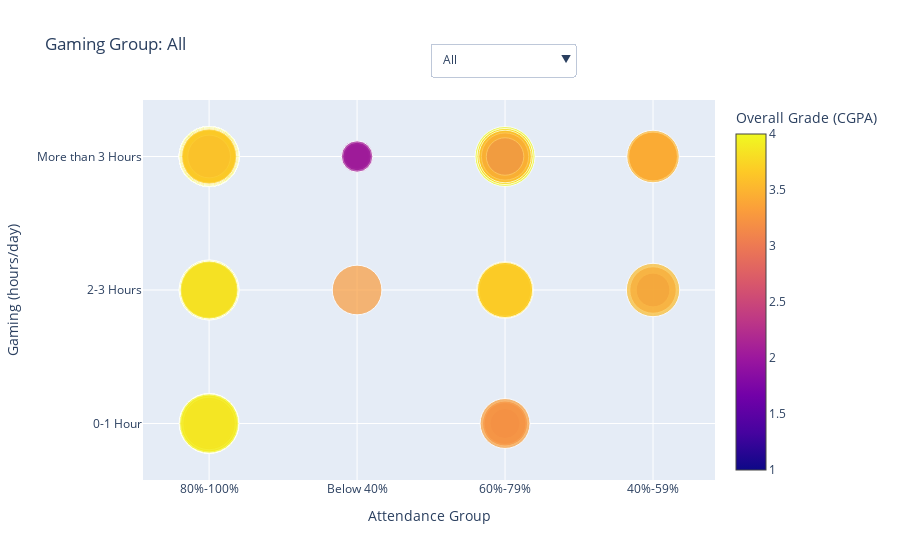

Source (notebook cell):
### Code cell
import pandas as pd
import plotly.graph_objects as go

# Load your datasets
df1 = pd.read_csv("StudentPerformanceFactors.csv")
df2 = pd.read_csv("gameandgrade.csv")
df3 = pd.read_csv("ResearchInformation3.csv")

# Select dataset with required columns
for df_candidate in [df1, df2, df3]:
    if {"Gaming", "Attendance", "Overall"}.issubset(df_candidate.columns):
        df = df_candidate
        break
else:
    raise ValueError("No dataset contains all required columns.")

# Clean data
df3_clean = df[["Gaming", "Attendance", "Overall"]].dropna().copy()

# Category orders
gaming_order = ["More than 3 Hours", "2-3 Hours", "0-1 Hour"]
attendance_order = ["Below 40%", "40%-59%", "60%-79%", "80%-100%"]
df3_clean["Gaming"] = pd.Categorical(df3_clean["Gaming"], categories=gaming_order, ordered=True)
df3_clean["Attendance"] = pd.Categorical(df3_clean["Attendance"], categories=attendance_order, ordered=True)

# Create one merged trace for "All"
trace_all = go.Scatter(
    x=df3_clean["Attendance"],
    y=df3_clean["Gaming"],
    mode='markers',
    name="All",
    visible=True,  # Default visible
    marker=dict(
        size=df3_clean["Overall"] * 15,
        color=df3_clean["Overall"],
        colorscale="Plasma",
        showscale=True,
        colorbar=dict(title="Overall Grade (CGPA)")
    ),
    text=[f"Attendance: {a}<br>Gaming: {g}<br>CGPA: {c:.2f}" for a, g, c in zip(df3_clean["Attendance"], df3_clean["Gaming"], df3_clean["Overall"])],
    hoverinfo='text'
)

# Create one trace per individual group (initially hidden)
individual_traces = []
for group in gaming_order:
    group_data = df3_clean[df3_clean["Gaming"] == group]
    trace = go.Scatter(
        x=group_data["Attendance"],
        y=group_data["Gaming"],
        mode='markers',
        name=group,
        visible=False,
        marker=dict(
            size=group_data["Overall"] * 15,
            color=group_data["Overall"],
            colorscale="Plasma",
            showscale=True,  # Each individual trace shows its own colorbar
            colorbar=dict(title="Overall Grade (CGPA)")
        ),
        text=[f"Attendance: {a}<br>CGPA: {c:.2f}" for a, c in zip(group_data["Attendance"], group_data["Overall"])],
        hoverinfo='text'
    )
    individual_traces.append(trace)

# Combine all traces
all_traces = [trace_all] + individual_traces

# Dropdown logic: 1 for "All", rest for each group
dropdown_buttons = [
    dict(
        label="All",
        method="update",
        args=[
            {"visible": [True] + [False]*len(gaming_order)},
            {"title": "Gaming Group: All"}
        ]
    )
]

for i, group in enumerate(gaming_order):
    visible_array = [False] * (len(gaming_order) + 1)
    visible_array[i + 1] = True  # Turn on only this group trace
    dropdown_buttons.append(
        dict(
            label=group,
            method="update",
            args=[
                {"visible": visible_array},
                {"title": f"Gaming Group: {group}"}
            ]
        )
    )

# Layout with dropdown in the top-left corner
layout = go.Layout(
    title="Gaming Group: All",
    xaxis=dict(title="Attendance Group"),
    yaxis=dict(
        title="Gaming (hours/day)",
        tickvals=gaming_order,
        categoryorder='array',
        categoryarray=gaming_order[::-1]  # More than 3 Hours at top
    ),
    updatemenus=[
        dict(
            buttons=dropdown_buttons,
            direction="down",
            showactive=True,
            x=0.5,          # move to far left
            xanchor="left",
            y=1.15,       # above the plot
            yanchor="top"
        )
    ],
    margin=dict(t=100),  # Add space for title and dropdown
    height=600
)

# Create and show the figure
fig = go.Figure(data=all_traces, layout=layout)
fig.show()

### Figure 1 — Plotly figure (JSON) as saved in the notebook; plotly's stock layout.template omitted (floating-point values rounded to 4 significant figures; data arrays with more than 128 entries replaced by an {"elided": "..."} marker saying what was removed)
{"data": [{"hoverinfo": "text", "marker": {"color": {"elided": "493 float values"}, "colorbar": {"title": {"text": "Overall Grade (CGPA)"}}, "colorscale": [[0, "#0d0887"], [0.1111, "#46039f"], [0.2222, "#7201a8"], [0.3333, "#9c179e"], [0.4444, "#bd3786"], [0.5556, "#d8576b"], [0.6667, "#ed7953"], [0.7778, "#fb9f3a"], [0.8889, "#fdca26"], [1, "#f0f921"]], "showscale": true, "size": {"elided": "493 float values"}}, "mode": "markers", "name": "All", "text": {"elided": "493 str values"}, "type": "scatter", "visible": true, "x": {"elided": "493 str values"}, "y": {"elided": "493 str values"}}, {"hoverinfo": "text", "marker": {"color": {"elided": "302 float values"}, "colorbar": {"title": {"text": "Overall Grade (CGPA)"}}, "colorscale": [[0, "#0d0887"], [0.1111, "#46039f"], [0.2222, "#7201a8"], [0.3333, "#9c179e"], [0.4444, "#bd3786"], [0.5556, "#d8576b"], [0.6667, "#ed7953"], [0.7778, "#fb9f3a"], [0.8889, "#fdca26"], [1, "#f0f921"]], "showscale": true, "size": {"elided": "302 float values"}}, "mode": "markers", "name": "More than 3 Hours", "text": {"elided": "302 str values"}, "type": "scatter", "visible": false, "x": {"elided": "302 str values"}, "y": {"elided": "302 str values"}}, {"hoverinfo": "text", "marker": {"color": {"elided": "141 float values"}, "colorbar": {"title": {"text": "Overall Grade (CGPA)"}}, "colorscale": [[0, "#0d0887"], [0.1111, "#46039f"], [0.2222, "#7201a8"], [0.3333, "#9c179e"], [0.4444, "#bd3786"], [0.5556, "#d8576b"], [0.6667, "#ed7953"], [0.7778, "#fb9f3a"], [0.8889, "#fdca26"], [1, "#f0f921"]], "showscale": true, "size": {"elided": "141 float values"}}, "mode": "markers", "name": "2-3 Hours", "text": {"elided": "141 str values"}, "type": "scatter", "visible": false, "x": {"elided": "141 str values"}, "y": {"elided": "141 str values"}}, {"hoverinfo": "text", "marker": {"color": [3.35, 3.467, 1.8, 2, 2.5, 2.79, 3, 3.11, 3.39, 3.5, 3.5, 3.54, 3.65, 3.65, 3.78, 3.78, 3.8, 3.8, 3.84, 3.87, 3.88, 3.88, 3.88, 3.88, 3.88, 3.88, 3.93, 3.94, 3.94, 3.94, 3.94, 3.94, 3.94, 3.94, 3.94, 3.94, 3.94, 3.94, 3.94, 3.94, 3.95, 4, 3.33, 3.6, 3.8, 3.17, 3.5, 3.5, 3.78, 3.94], "colorbar": {"title": {"text": "Overall Grade (CGPA)"}}, "colorscale": [[0, "#0d0887"], [0.1111, "#46039f"], [0.2222, "#7201a8"], [0.3333, "#9c179e"], [0.4444, "#bd3786"], [0.5556, "#d8576b"], [0.6667, "#ed7953"], [0.7778, "#fb9f3a"], [0.8889, "#fdca26"], [1, "#f0f921"]], "showscale": true, "size": [50.25, 52.01, 27, 30, 37.5, 41.85, 45, 46.65, 50.85, 52.5, 52.5, 53.1, 54.75, 54.75, 56.7, 56.7, 57, 57, 57.6, 58.05, 58.2, 58.2, 58.2, 58.2, 58.2, 58.2, 58.95, 59.1, 59.1, 59.1, 59.1, 59.1, 59.1, 59.1, 59.1, 59.1, 59.1, 59.1, 59.1, 59.1, 59.25, 60, 49.95, 54, 57, 47.55, 52.5, 52.5, 56.7, 59.1]}, "mode": "markers", "name": "0-1 Hour", "text": ["Attendance: 80%-100%<br>CGPA: 3.35", "Attendance: 80%-100%<br>CGPA: 3.47", "Attendance: 80%-100%<br>CGPA: 1.80", "Attendance: 60%-79%<br>CGPA: 2.00", "Attendance: 80%-100%<br>CGPA: 2.50", "Attendance: 60%-79%<br>CGPA: 2.79", "Attendance: 60%-79%<br>CGPA: 3.00", "Attendance: 80%-100%<br>CGPA: 3.11", "Attendance: 80%-100%<br>CGPA: 3.39", "Attendance: 80%-100%<br>CGPA: 3.50", "Attendance: 80%-100%<br>CGPA: 3.50", "Attendance: 80%-100%<br>CGPA: 3.54", "Attendance: 80%-100%<br>CGPA: 3.65", "Attendance: 80%-100%<br>CGPA: 3.65", "Attendance: 80%-100%<br>CGPA: 3.78", "Attendance: 80%-100%<br>CGPA: 3.78", "Attendance: 80%-100%<br>CGPA: 3.80", "Attendance: 80%-100%<br>CGPA: 3.80", "Attendance: 80%-100%<br>CGPA: 3.84", "Attendance: 80%-100%<br>CGPA: 3.87", "Attendance: 80%-100%<br>CGPA: 3.88", "Attendance: 80%-100%<br>CGPA: 3.88", "Attendance: 80%-100%<br>CGPA: 3.88", "Attendance: 80%-100%<br>CGPA: 3.88", "Attendance: 80%-100%<br>CGPA: 3.88", "Attendance: 80%-100%<br>CGPA: 3.88", "Attendance: 80%-100%<br>CGPA: 3.93", "Attendance: 80%-100%<br>CGPA: 3.94", "Attendance: 80%-100%<br>CGPA: 3.94", "Attendance: 80%-100%<br>CGPA: 3.94", "Attendance: 80%-100%<br>CGPA: 3.94", "Attendance: 80%-100%<br>CGPA: 3.94", "Attendance: 80%-100%<br>CGPA: 3.94", "Attendance: 80%-100%<br>CGPA: 3.94", "Attendance: 80%-100%<br>CGPA: 3.94", "Attendance: 80%-100%<br>CGPA: 3.94", "Attendance: 80%-100%<br>CGPA: 3.94", "Attendance: 80%-100%<br>CGPA: 3.94", "Attendance: 80%-100%<br>CGPA: 3.94", "Attendance: 80%-100%<br>CGPA: 3.94", "Attendance: 80%-100%<br>CGPA: 3.95", "Attendance: 80%-100%<br>CGPA: 4.00", "Attendance: 60%-79%<br>CGPA: 3.33", "Attendance: 80%-100%<br>CGPA: 3.60", "Attendance: 80%-100%<br>CGPA: 3.80", "Attendance: 80%-100%<br>CGPA: 3.17", "Attendance: 80%-100%<br>CGPA: 3.50", "Attendance: 80%-100%<br>CGPA: 3.50", "Attendance: 80%-100%<br>CGPA: 3.78", "Attendance: 80%-100%<br>CGPA: 3.94"], "type": "scatter", "visible": false, "x": ["80%-100%", "80%-100%", "80%-100%", "60%-79%", "80%-100%", "60%-79%", "60%-79%", "80%-100%", "80%-100%", "80%-100%", "80%-100%", "80%-100%", "80%-100%", "80%-100%", "80%-100%", "80%-100%", "80%-100%", "80%-100%", "80%-100%", "80%-100%", "80%-100%", "80%-100%", "80%-100%", "80%-100%", "80%-100%", "80%-100%", "80%-100%", "80%-100%", "80%-100%", "80%-100%", "80%-100%", "80%-100%", "80%-100%", "80%-100%", "80%-100%", "80%-100%", "80%-100%", "80%-100%", "80%-100%", "80%-100%", "80%-100%", "80%-100%", "60%-79%", "80%-100%", "80%-100%", "80%-100%", "80%-100%", "80%-100%", "80%-100%", "80%-100%"], "y": ["0-1 Hour", "0-1 Hour", "0-1 Hour", "0-1 Hour", "0-1 Hour", "0-1 Hour", "0-1 Hour", "0-1 Hour", "0-1 Hour", "0-1 Hour", "0-1 Hour", "0-1 Hour", "0-1 Hour", "0-1 Hour", "0-1 Hour", "0-1 Hour", "0-1 Hour", "0-1 Hour", "0-1 Hour", "0-1 Hour", "0-1 Hour", "0-1 Hour", "0-1 Hour", "0-1 Hour", "0-1 Hour", "0-1 Hour", "0-1 Hour", "0-1 Hour", "0-1 Hour", "0-1 Hour", "0-1 Hour", "0-1 Hour", "0-1 Hour", "0-1 Hour", "0-1 Hour", "0-1 Hour", "0-1 Hour", "0-1 Hour", "0-1 Hour", "0-1 Hour", "0-1 Hour", "0-1 Hour", "0-1 Hour", "0-1 Hour", "0-1 Hour", "0-1 Hour", "0-1 Hour", "0-1 Hour", "0-1 Hour", "0-1 Hour"]}], "layout": {"autosize": true, "margin": {"t": 100}, "title": {"text": "Gaming Group: All"}, "updatemenus": [{"active": 0, "buttons": [{"args": [{"visible": [true, false, false, false]}, {"title": "Gaming Group: All"}], "label": "All", "method": "update"}, {"args": [{"visible": [false, true, false, false]}, {"title": "Gaming Group: More than 3 Hours"}], "label": "More than 3 Hours", "method": "update"}, {"args": [{"visible": [false, false, true, false]}, {"title": "Gaming Group: 2-3 Hours"}], "label": "2-3 Hours", "method": "update"}, {"args": [{"visible": [false, false, false, true]}, {"title": "Gaming Group: 0-1 Hour"}], "label": "0-1 Hour", "method": "update"}], "direction": "down", "showactive": true, "x": 0.5, "xanchor": "left", "y": 1.15, "yanchor": "top"}], "xaxis": {"autorange": true, "range": [-0.3737, 3.353], "title": {"text": "Attendance Group"}, "type": "category"}, "yaxis": {"autorange": true, "categoryarray": ["0-1 Hour", "2-3 Hours", "More than 3 Hours"], "categoryorder": "array", "range": [-0.3861, 2.386], "tickvals": ["More than 3 Hours", "2-3 Hours", "0-1 Hour"], "title": {"text": "Gaming (hours/day)"}, "type": "category"}}}
